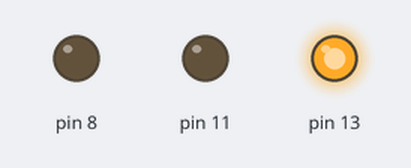
This sketch was run on a simulated Arduino Uno, built with avr-gcc and run on an emulated ATmega328P. Shown: output pins drawn as LEDs (lit = HIGH).

Above: at 1.5 s.
At 3.5 s:
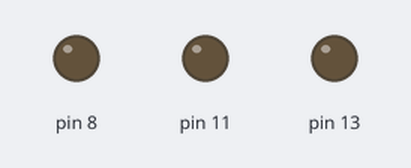
At 5.5 s:
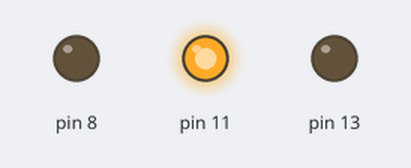
At 9.5 s:
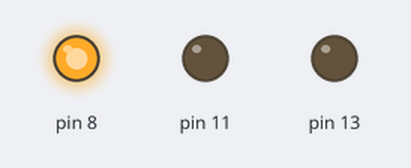
Timing chart, 0 to 15.6 s (numbered marks = the images above):
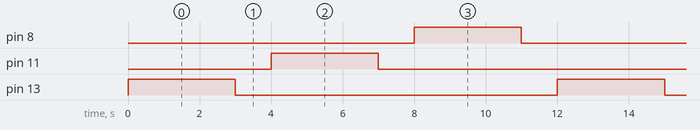

Measured:
- by itself, pin 8, pin 11, pin 13: alternates HIGH for 3.0 s and LOW for 9.0 s
- by itself, everything shown: repeats every 12.0 s, in 6 steps

The sketch:

Code.ino
```cpp
void setup()
{
  pinMode(13, OUTPUT);
  pinMode(11, OUTPUT);
  pinMode(8, OUTPUT);
}

void loop()
{
  digitalWrite(13, HIGH);
  delay(3000);// 1st led will blink for 3 second
  digitalWrite(13, LOW);
  delay(1000);/* after 1st led stop to blink, 2nd led will start
  to blink after 1 second*/

  digitalWrite(11, HIGH);
  delay(3000);
  digitalWrite(11, LOW);
  delay(1000);

  digitalWrite(8, HIGH);
  delay(3000);
  digitalWrite(8, LOW);
  delay(1000);
}
```
